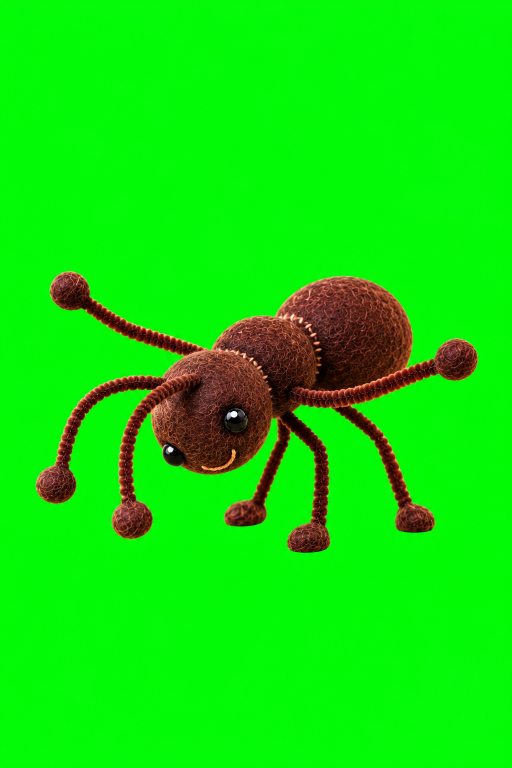
#> input picture .claude/films/edu/art/src/felt_ant_bow.png, 1024 x 1536 px (shown at 1/2 size); its folder holds only this picture in this run
$ python key.py
#> lines starting #> are read from the running program, lines starting #| are printed output that depends on the picture; after the words box and inside, x2 and y2 are one past the last pixel; in counts of white or black regions, pixels touching at a corner belong together
#!/usr/bin/env python3
"""Green-screen key for the explainer art: src/<name>.png (flat #00FF00) -> cut/<name>.png (RGBA, despilled, trimmed
to the figure + a margin). Same method as xlaunch/tools/key.py. usage: python3 art/key.py [names...]"""
import os, sys, glob
import numpy as np, cv2
from PIL import Image

HERE = os.path.abspath(os.path.expanduser(os.environ.get('EDU_ART_DIR') or os.path.dirname(os.path.abspath(__file__))))


def key(name, src='src', out='cut', margin=16, spill=0.0):
#> called with name = 'felt_ant_bow', src = 'src', out = 'cut', margin = 16, spill = 0
    path = os.path.join(HERE, src, name + '.png')
    if not os.path.exists(path):
        return None, 'missing ' + path
    src_im = Image.open(path)
#> src_im is the input picture: PIL image 1024x1536 RGB; mean R, G, B 15.2, 224.6, 9.2
    if src_im.mode == 'RGBA' and np.array(src_im)[..., 3].min() < 250:
        # the image tool sometimes returns a real cutout (alpha) instead of a green screen: keep its alpha as is
        rgba = np.array(src_im).astype(np.float32) / 255
        return _save(name, rgba, rgba[..., 3], out, margin)
    im = np.array(src_im.convert('RGB')).astype(np.float32) / 255
    r, g, b = im[..., 0], im[..., 1], im[..., 2]
    gd = g - np.maximum(r, b)                          # green dominance
    a = 1 - np.clip((gd - 0.12) / 0.38, 0, 1)          # 0 on the screen, 1 on the figure, soft in between
    # keep only the regions connected to real figure pixels (kills stray specks)
    solid = (a > 0.5).astype(np.uint8)
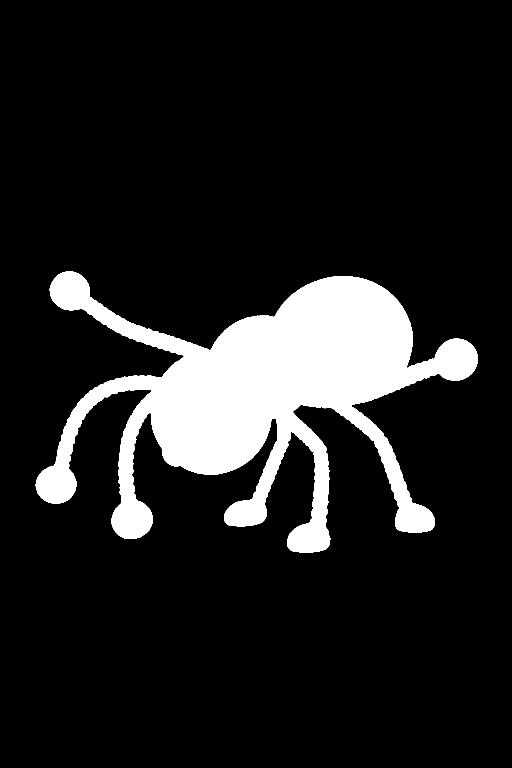
#> solid: shape (1536, 1024) (shown at 1/2 size); values 0 (black) and 1 (white), 12.4% white; 1 white region, box (x1, y1, x2, y2) and area: (71, 542, 956, 1105) 195264
    nl, lab, st, _ = cv2.connectedComponentsWithStats(solid, 8)
#> nl = 2; st = [[0, 0, 1024, 1536, 1377600], [71, 542, 885, 563, 195264]]
    keep = np.zeros(nl, bool); keep[1:] = st[1:, cv2.CC_STAT_AREA] > 400
#> after `keep = np.zeros(nl, bool)`: keep = [False, False]
    a = a * cv2.dilate(keep[lab].astype(np.uint8), np.ones((5, 5), np.uint8))
    a = cv2.GaussianBlur(a, (0, 0), 0.6)
    # edge matte: in a band around the figure the pixel is a*F + (1-a)*green, and a red beret mixed with green fools
    # the green-dominance alpha (it reads as opaque olive). F is taken from the figure's interior (colours pushed
    # outward by normalised blur), and a is solved by projecting the pixel onto the line green -> F.
    G = np.array([0, 1, 0], np.float32)
    inner = cv2.erode((a > 0.98).astype(np.uint8), np.ones((3, 3), np.uint8), iterations=2).astype(np.float32)
#> inner: shape (1536, 1024) float32; values 0 (black) and 1 (white), 11% white; 1 white region, box (x1, y1, x2, y2) and area: (75, 546, 953, 1102) 173453
    wsum = cv2.GaussianBlur(inner, (0, 0), 4)[..., None]
    Fx = np.dstack([cv2.GaussianBlur(im[..., c] * inner, (0, 0), 4) for c in range(3)]) / np.maximum(wsum, 1e-4)
    Fx = np.where(wsum > 1e-3, Fx, im)
    band = (a > 0.01) & (inner < 0.5)
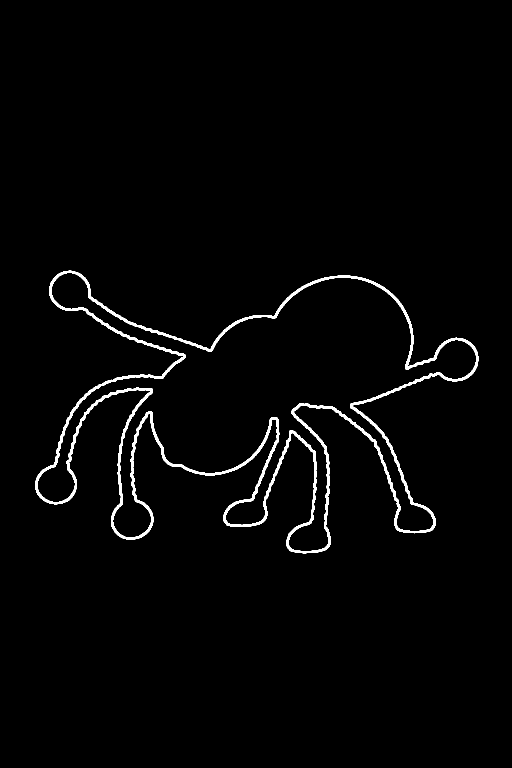
#> band: shape (1536, 1024) bool (shown at 1/2 size); 1.9% white; 1 white region, box (x1, y1, x2, y2) and area: (70, 541, 957, 1107) 29717
    d = Fx - G
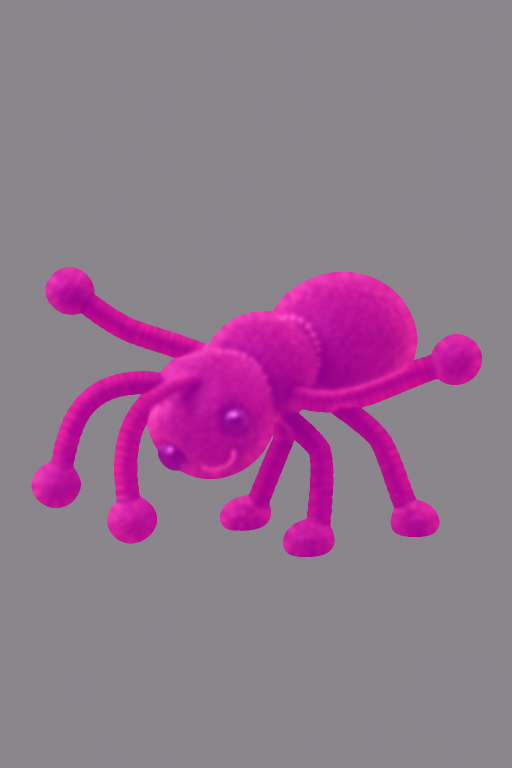
#> d: shape (1536, 1024, 3) float32 (shown at 1/2 size); mean of channels 0, 1, 2 0.0708, -0.145, 0.0376; drawn with min black and max white
    a1 = np.clip(((im - G) * d).sum(-1) / np.maximum((d * d).sum(-1), 1e-3), 0, 1)
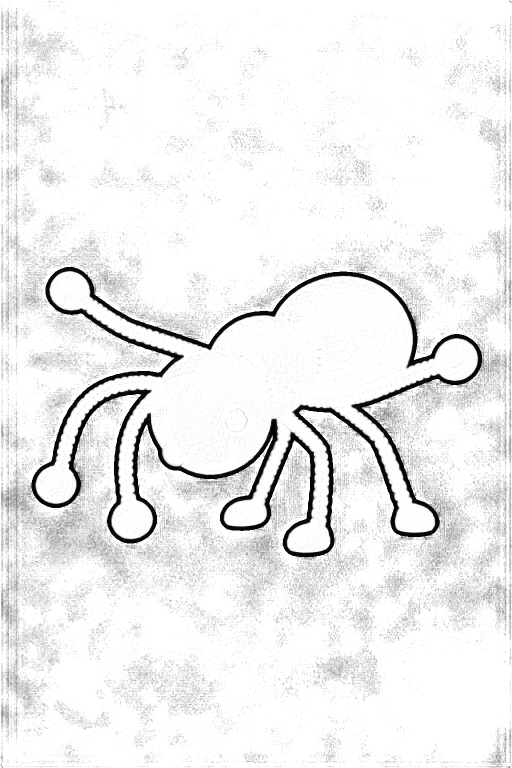
#> a1: shape (1536, 1024) float32 (shown at 1/2 size); min 0.00193, max 1, mean 0.936
    a = np.where(band, np.minimum(a, a1), a)
    F = np.where(band[..., None], Fx, im)
    r, g, b = F[..., 0], F[..., 1], F[..., 2]
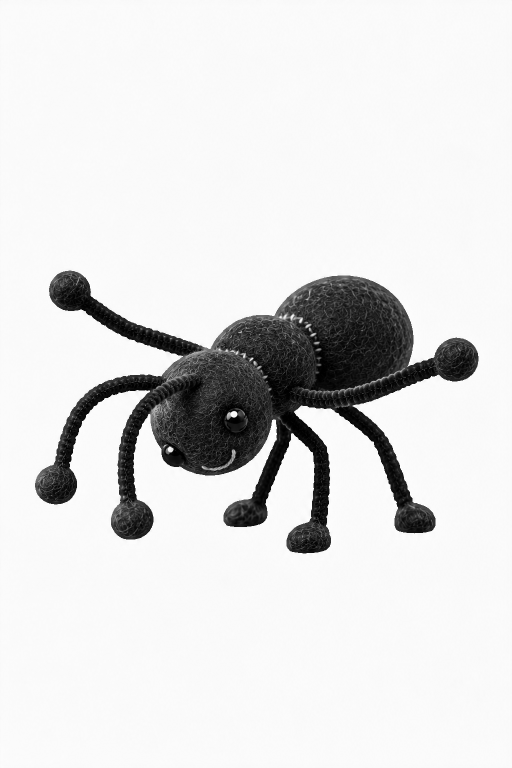
#> g: shape (1536, 1024) float32 (shown at 1/2 size); min 0, max 1, mean 0.874
    g2 = np.minimum(g, np.maximum(r, b) + spill)       # despill what is left (our art has no green in it)
    rgba = np.dstack([r, g2, b, a])
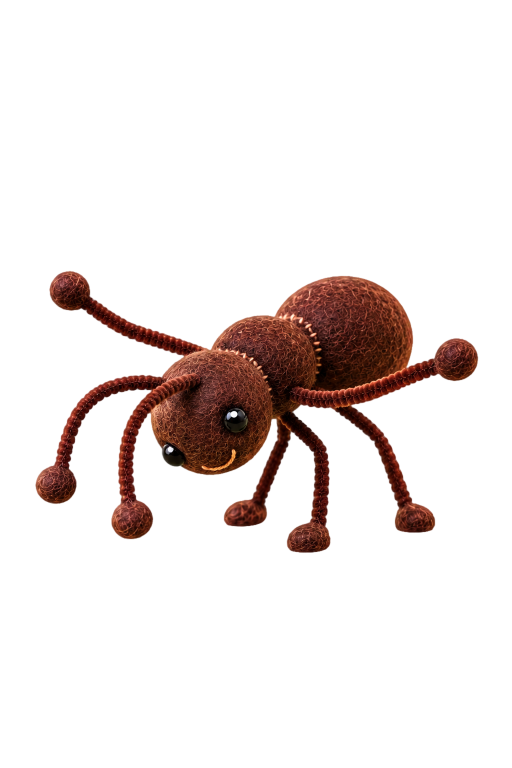
#> rgba: shape (1536, 1024, 4) float32 (shown at 1/2 size); mean of channels 0, 1, 2, 3 0.0597, 0.0419, 0.0353, 0.123; transparent parts drawn white
    return _save(name, rgba, a, out, margin)


def _save(name, rgba, a, out, margin):
#> called with name = 'felt_ant_bow', out = 'cut', margin = 16
    ys, xs = np.nonzero(a > 0.02)
    if not len(ys):
        return None, 'nothing left after keying ' + name
    y0, y1 = max(0, ys.min() - margin), min(a.shape[0], ys.max() + margin)
#> y0 = 525; y1 = 1121
    x0, x1 = max(0, xs.min() - margin), min(a.shape[1], xs.max() + margin)
#> x0 = 54; x1 = 972
    os.makedirs(os.path.join(HERE, out), exist_ok=True)
    dst = os.path.join(HERE, out, name + '.png')
    Image.fromarray((rgba[y0:y1, x0:x1] * 255 + 0.5).astype(np.uint8), 'RGBA').save(dst)
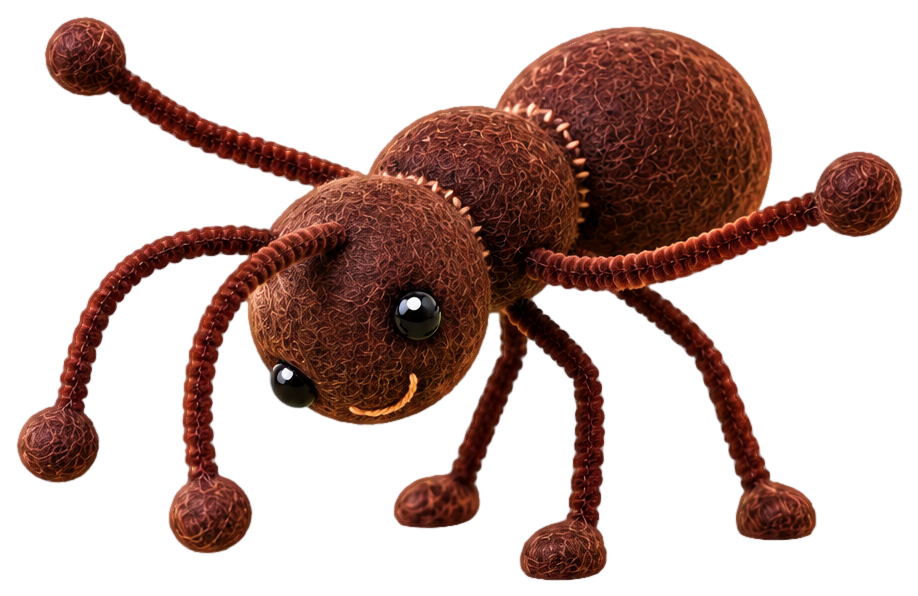
#> saved as felt_ant_bow.png: PIL image 918x596 RGBA; mean R, G, B, A 37.9, 18.9, 14.1, 90.4; transparent parts drawn white
    return (dst, (x0, y0, x1, y1)), None


if __name__ == '__main__':
    names = sys.argv[1:] or [os.path.basename(p)[:-4] for p in sorted(glob.glob(os.path.join(HERE, 'src', '*.png')))]
    for n in names:
        res, err = key(n)
        print(n, err or 'bbox %s' % (res[1],))
#| felt_ant_bow bbox (54, 525, 972, 1121)
